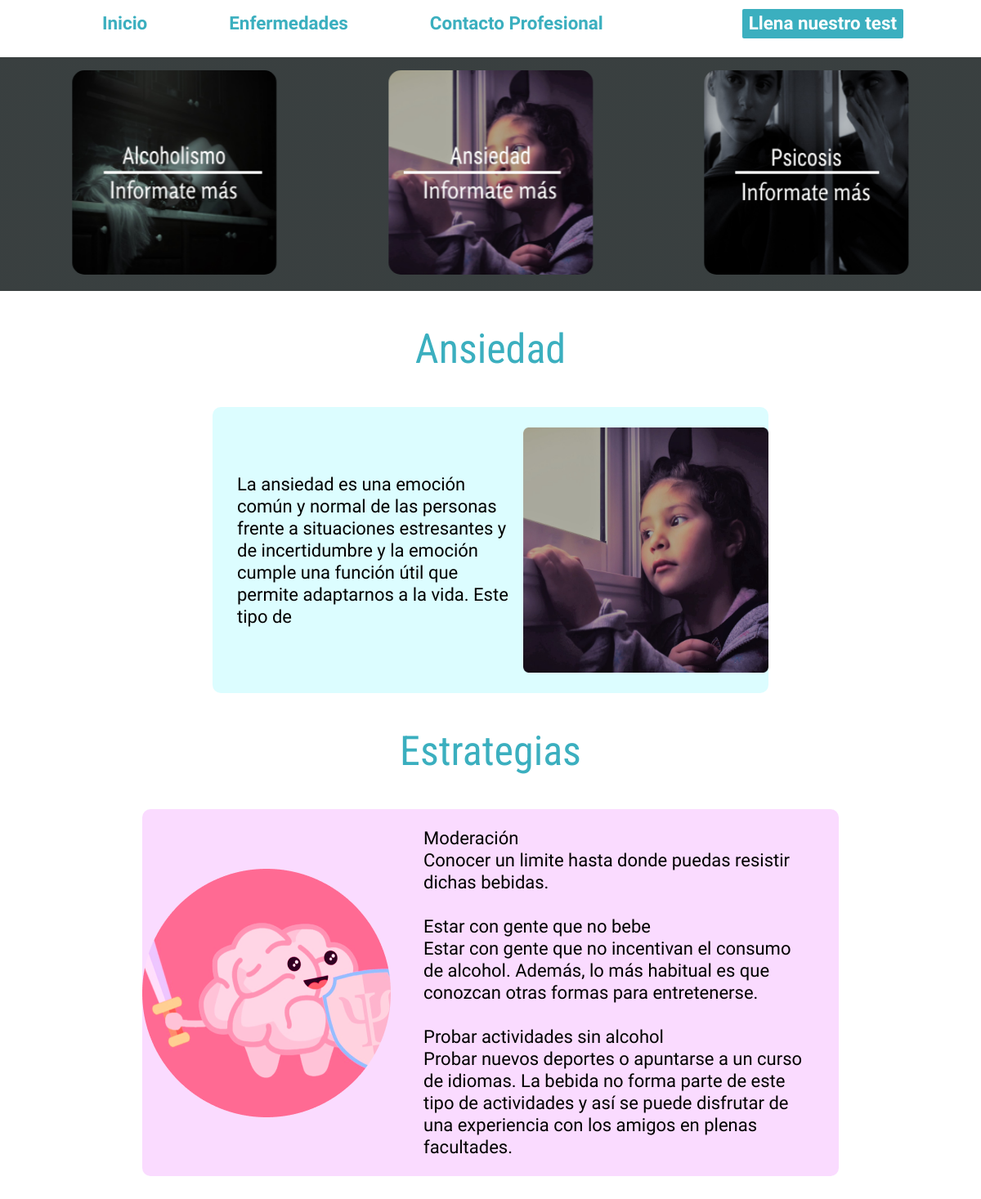
Screenshot of /enfermedades/3 with the database file from the repository.
### enfermedades/models.py (models this page shows)
class Enfermedad(models.Model):
	nombreE = models.CharField(max_length=200)
	imagenEF = models.ImageField(upload_to='img/enfermedades')
	descripcionE = models.TextField()
	estrategia = models.TextField()
	imagenET = models.ImageField(upload_to='img/enfermedades')
	class Meta:
		verbose_name_plural = "Enfermedades"

### enfermedades/views.py (the view)
# urls.py: path('<int:pk>', views.EnfermedadDetailView.as_view(), name="enfermedad"),
class EnfermedadDetailView(DetailView):
    template_name = "enfermedades.html"
    model = Enfermedad
    def get_context_data(self, **kwargs):
        context = super(EnfermedadDetailView,self).get_context_data(**kwargs)
        context['enfermedades_lista'] = Enfermedad.objects.all()
        return context

### enfermedades/templates/enfermedades.html (shortened to what this page needs)
{% extends 'index.html' %}
{% load static %}
{% block content %}
<section class="bloque-carrusel">
    <div class="images glide">
        <div class="glide__track" data-glide-el="track">
            <ul class="glide__slides">
                {% for enfermedad in enfermedades_lista %}
                <li class="glide__slide">
                        <a href="{% url 'enfermedad' enfermedad.id %}" ><img src="{{enfermedad.imagenET.url}}" alt=""></a>
                </li>
                {% endfor %}
            </ul>
        </div>
    </div>
</section>
<section class="enfermedad">
    <h2>{{ object.nombreE }}</h2>
    <div class="descripcion">
        <p> {{ object.descripcionE }} </p>
    <img src="{{object.imagenEF.url}}">
    </div>
    <h2>Estrategias</h2>
    <div class="estrategias">
    <img src="{% static 'img/cerebro.png' %}">
        <ul>
            {{ object.estrategia|linebreaksbr}}
        </ul>
    </div>
</section>
{% endblock content %}

### static/css/estilos.css (style rules this page uses)
html { scroll-behavior: smooth; }
body { overflow-x:hidden; }
.glide { max-width: 90%; display: flex; justify-content: center; align-items: center; }
.glide__slide { opacity: 1; transition: .1s linear; display: flex; flex-direction: column; justify-content: center; align-items: center; }
.glide__slide--active { opacity: 1; filter: none; }
.glide__slides { overflow: visible; }

### static/css/enfermedades.css (style rules this page uses)
.bloque-carrusel { margin: 0; margin-top: 70px; padding: 0; display: flex; flex-direction: column; align-items: center; justify-content: center; min-height: 30vh; background: linear-gradient(0deg, rgba(220, 253, 255, 0.22), rgba(220, 253, 255, 0.22)), #0B0A0A; }
.glide { max-width: 100%; display: flex; justify-content: center; align-items: center; }
.glide__slide img { width: 250px; height: 250px; border-radius: 15px; }
.glide__slide { opacity: 1; transition: .1s linear; display: flex; flex-direction: column; justify-content: center; align-items: center; }
.glide__slide--active { opacity: 1; filter: none; }
.glide__slides { overflow: visible; }
.enfermedad { display: flex; flex-direction: column; align-items: center; justify-content: center; margin-bottom: 50px; }
.enfermedad h2 { font-family: 'Roboto Condensed'; font-style: normal; font-weight: normal; font-size: 50px; line-height: 59px; text-align: justify; color: #3BAFBF; }
.enfermedad p { font-family: 'Rosario'; font-style: normal; font-weight: 300; font-size: 22px; line-height: 27px; width: 350px; }
.enfermedad ul { width: 478px; font-family: 'Rosario'; font-style: normal; font-weight: 300; font-size: 22px; line-height: 27px; }
.descripcion { display: flex; flex-direction: row; align-items: center; justify-content: center; background-color: rgba(136, 248, 255, 0.29); border-radius: 10px; padding-left: 30px; height: 350px; }
.descripcion img { width: 300px; height: 300px; }
.estrategias { display: flex; flex-direction: row; align-items: center; justify-content: center; background-color: rgba(237, 130, 255, 0.29); border-radius: 10px; padding-right: 30px; }

### static/css/consejos.css (style rules this page uses)
h1,h2 { color: #3BAFBF; font-family: 'ABeeZee', sans-serif; text-align: center; font-size: 2.8rem; }

### static/css/formulario.css (style rules this page uses)
h1,h2 { color: #3BAFBF; font-family: 'ABeeZee', sans-serif; text-align: center; font-size: 3rem; }

### static/css/mapa.css (style rules this page uses)
:root { --colorPrimario:#3BAFBF; --fontTitle:'ABeeZee', sans-serif; --fontText: 'Rosario', sans-serif; }

### rows the page displays
Enfermedad: imagenET (picture)
Enfermedad: imagenET (picture), nombreE "Ansiedad", descripcionE "La ansiedad es una emoción común y normal de las personas frente a situaciones estresantes y de incertidumbre y la emoción cumple una función útil que permite adaptarnos a la vida. Este tipo de", imagenEF (picture), estrategia "Moderación Conocer un limite hasta donde puedas resistir dichas bebidas. Estar con gente que no bebe Estar con gente que no incentivan el consumo de alcohol. Además, lo más habitual es que conozcan otras formas para entretenerse. Probar actividades sin alcohol Probar nuevos deportes o apuntarse a un curso de idiomas. La bebida no forma parte de este tipo de actividades y así se puede disfrutar de una experiencia con los amigos en plenas facultades."
Enfermedad: imagenET (picture)
